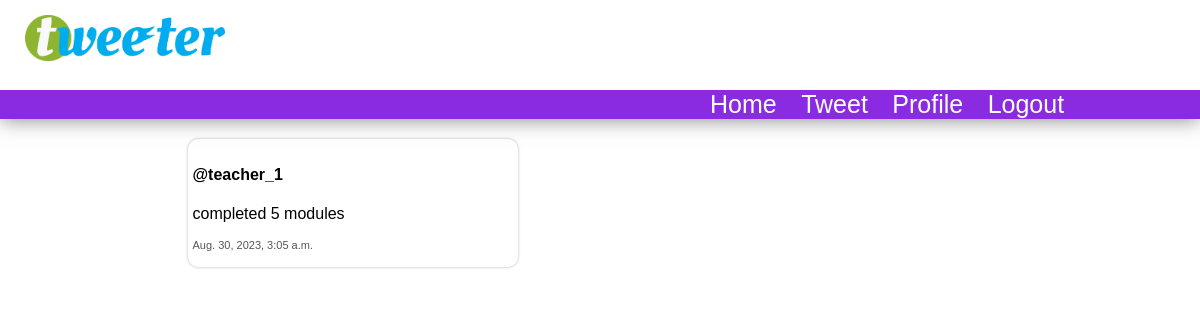
/profile (signed in), run on the app's committed database.
### main/models.py (models this page shows, shortened)
class Tweet(models.Model):
    description = models.TextField(max_length=500)
    image = models.ImageField(upload_to='media/tweet_images', null=True, blank=True)
    user = models.ForeignKey(User, on_delete=models.CASCADE)
    datetime = models.DateTimeField(auto_now=True)

### main/views.py (the view)
# urls.py: path('profile', ProfileView.as_view(), name='profile')
class ProfileView(ListView):
    template_name = 'profile.html'
    context_object_name = 'tweets'
    def get_queryset(self):
        return Tweet.objects.filter(user=self.request.user).order_by('-id')

### templates/profile.html (shortened to what this page needs)
{% extends 'layout.html' %}
{% block content %}
    <div class="tweets">
        {% for tweet in tweets %}
        <div class="tweet">
            <h4>@{{ tweet.user }}</h4>
            <p>{{ tweet.description }}</p>
            <p class="datetime">{{ tweet.datetime }}</p>
        </div>
        {% empty %}
                <h2>Your tweets are empty.</h2>
        {% endfor %}
    </div>
{% endblock %}

### static/css/styles.css (style rules this page uses)
body { margin: 0px; padding: 0; }
* { outline: none; font-family: Arial, Helvetica, sans-serif; }
.tweets { display: flex; justify-content: center; align-items: center; flex-wrap: wrap; flex-direction: column; margin: 5px; margin-right: 500px; }
.tweet { box-shadow: 0px 0px 3px rgba(0, 0, 0, 0.3); min-width: 300px; padding: 5px; width: 320px; margin: 10px; border-radius: 10px; }
.datetime { font-size: 11px; color: #555; }

### data on the page
Tweet: user "teacher_1", description "completed 5 modules", datetime "Aug. 30, 2023, 3:05 a.m."
